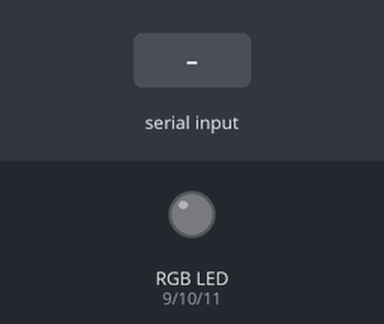
Recording of a sketch running on a simulated Arduino Uno, built with avr-gcc and run on an emulated ATmega328P. On the bench: an RGB LED mixed from three pins (HIGH = lit). The test bench sets the inputs (shaded band). What the sketch prints to the serial monitor is not drawn.

Above: at 1.2 s.
1.3 s: "90,45,200\n" received over Serial
At 2.4 s:
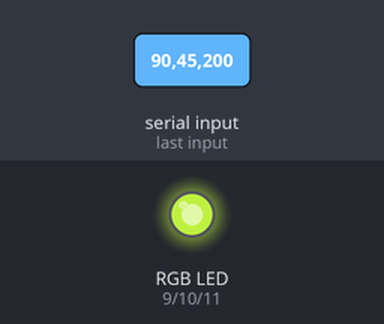
2.8 s: "30,150,10\n" received over Serial
At 3.5 s:
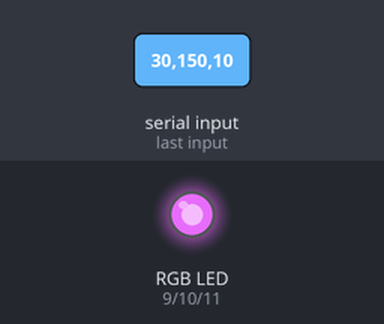
4.3 s: "1,90,45\n" received over Serial
At 4.6 s:
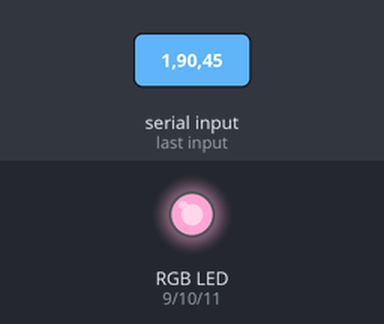
Timing chart, 0 to 7.3 s (numbered marks = the images above; inputs shaded):
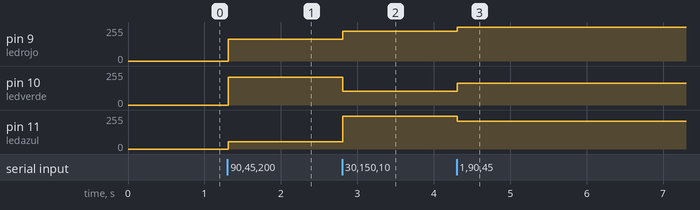

Measured:
- after the input at 1.3 s, pin 9 (ledrojo): 0/255 → 165/255 at once; pin 10 (ledverde): 0/255 → 210/255 at once; pin 11 (ledazul): 0/255 → 55/255 at once
- after the input at 2.8 s, pin 9 (ledrojo): 165/255 → 225/255 at once; pin 10 (ledverde): 210/255 → 105/255 at once; pin 11 (ledazul): 55/255 → 245/255 at once
- after the input at 4.3 s, pin 9 (ledrojo): 225/255 → 254/255 at once; pin 10 (ledverde): 105/255 → 165/255 at once; pin 11 (ledazul): 245/255 → 210/255 at once

The sketch:

RGB_CON_CONSOLA.ino
```cpp
int ledrojo=9;
int ledverde=10;
int ledazul=11;

void setup() {
  pinMode(ledrojo,OUTPUT);
  pinMode(ledverde,OUTPUT);
  pinMode(ledazul,OUTPUT);
  Serial.begin(9600);
}

void loop() {
  //si conectamos el puerto en serie

  while(Serial.available()>0){
      //buscar el valor entero correcto de cadena de datos
      int rojo=Serial.parseInt();
      int verde=Serial.parseInt();
      int azul=Serial.parseInt();
      //buscar los valores en línea(adaptarse valores de 0 a 255)
      if(Serial.read()=='\n'){
         rojo=constrain(rojo,0,255);
         verde=constrain(verde,0,255);
         azul=constrain(azul,0,255);
         //encendido de pines de colores led
         analogWrite(ledrojo,255-rojo);
         analogWrite(ledverde,255-verde);
         analogWrite(ledazul,255-azul);
         //Imprimir en consola
         Serial.print(rojo,HEX);
         Serial.print(" ");
         Serial.print(verde,HEX);
         Serial.print(" ");
         Serial.print(azul,HEX);
         Serial.print(" ");
      }

  }
}
```
